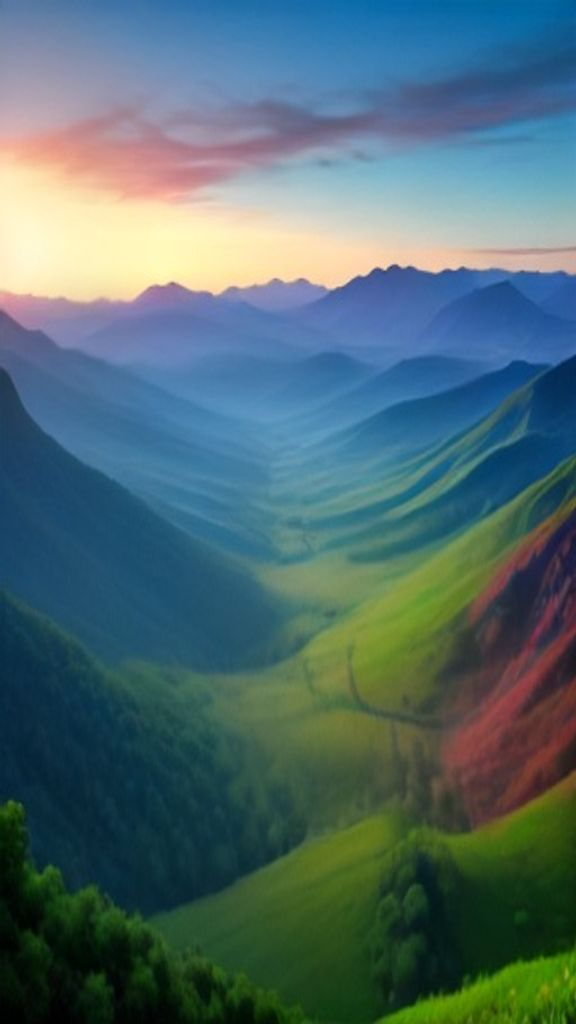
#> input picture autopilot_us/assets/bg1.jpg, 576 x 1024 px
$ python -i main_us.py   (imports and definitions only)
#> lines starting #> are read from the running program, lines starting #| are printed output that depends on the picture
# -*- coding: utf-8 -*-
"""
Rise Daily - headless US motivation Short generator + YouTube uploader.
Runs in GitHub Actions on a cron (5x/day): builds a fresh cinematic motivation
Short (AI image + Ken Burns zoom + deep US narrator voice + animated quote text
+ channel watermark) and uploads it to the USA YouTube channel. No device needed.

Env: YT_REFRESH_TOKEN_US (required)  YT_PRIVACY (default 'public')
"""
import io, os, re, sys, json, subprocess, asyncio, time, random, shutil, urllib.request, threading

HERE = os.path.dirname(os.path.abspath(__file__))
# [1 line not run here, left out]
ASSETS = os.path.join(HERE, "assets")
FONT = os.path.join(ASSETS, "Anton-Regular.ttf")
LOGO = os.path.join(ASSETS, "logo.png")
W, H = 1080, 1920   # full HD vertical
VOICE = "en-US-AndrewMultilingualNeural"   # warm, natural US narrator (v2 neural - reads, not recites)
# Fallbacks for the 403s: the same v2 neural tier, so a line spoken by
# the second voice does not sound like a different channel.
VOICES = [VOICE, "en-US-BrianMultilingualNeural",
          "en-US-AndrewMultilingualNeural", "en-US-EmmaMultilingualNeural"]

# [1 line not run here, left out]

CHANNEL_KEY = "us"

# ---------------- winner-loop: bias topic selection toward what is working ----------------
# One line at the end of every description. These videos reach exactly the
# people this app is for, and telling them costs nothing.
PROMO = ("\n---\n"
         "Made with Faru AI OS: type an idea, get a finished video with "
         "voice, captions and music, and post it to YouTube automatically.\n"
         "Try it free for 2 days: https://faru-pwa.vercel.app\n")


# Titles that tell the viewer something they believe is wrong. Measured on her
# own channels: the videos whose titles carry one of these outperform the rest
# by a wide margin - "Sharks Existed Before Trees" took 732 views while
# "Penguins Can Drink Saltwater", published the same way, took none.
COLLISION = (
    " older than", " younger than", " before ", " until ", " longer than",
    " bigger than", " smaller than", " closer than", " faster than",
    " more than", " outlived", " survived ", " still ",
    " originally ", " actually ", " really ", " never ",
    " isn't", " is not", " wasn't", " was not", " didn't", " did not",
    " can't", " cannot", " won't", " no one ", " nobody ",
    # The contractions below were missing, so titles that plainly overturn an
    # assumption - "Fortune Cookies Aren't Chinese", "Carrots Weren't Always
    # Orange" - were being sorted as ordinary. Adding them keeps the rule at
    # 9/9 against the channel's real winners and losers.
    " aren't", " are not", " weren't", " were not", " don't", " do not",
    " doesn't", " does not", " hasn't", " haven't", " couldn't", " wouldn't",
)
# Deliberately NOT included: "was once", "always", "only". They would catch more
# titles, but they also mark "Napoleon Was Once Attacked by Rabbits" - a real 0
# view video - as a winner, dropping the rule to 8/9. A looser rule that is wrong
# more often is worse than a tighter one that is right.


# [8 lines left out: function overturns_assumption, not called in this run]


# The measured formula for this channel - see tools/formula.py. Optional on
# purpose: a posting run must never fail because a ranking helper moved.
try:
    sys.path.insert(0, os.path.join(HERE, "..", "tools"))
    import formula as _formula
except Exception as _e:
    _formula = None
    print("formula ranking unavailable (%s) - falling back to length only"
          % str(_e)[:60], flush=True)


try:
    sys.path.insert(0, os.path.join(HERE, "..", "growth"))
    import hooks as _hooks
except Exception:
    _hooks = None


def learned_weights():
    """What the growth loop measured: subjects to play first, and to hold back.

    Written daily by growth/apply.py from the diagnosis of every video on this
    channel. Missing file means the loop has not run yet, and the rotation
    falls back to the hand-written formula alone.
    """
    p = os.path.join(HERE, "..", "analytics", "weights_%s.json" % CHANNEL_KEY)
    try:
        w = json.load(open(p, encoding="utf-8"))
    except Exception:
        return {"prefer": set(), "avoid": set(), "length": [], "shapes": [],
                "recovery": False}
    return {"prefer": set(t.lower() for t in w.get("prefer_tags") or []),
            "avoid": set(t.lower() for t in w.get("avoid_tags") or []),
            "length": list(w.get("prefer_length") or []),
            # playbook.py has classified title shapes for weeks and apply.py
            # has written them here; until now nothing read them.
            "shapes": [s for s in (w.get("prefer_title_shapes") or [])
                       if s != "plain"],
            "recovery": bool(w.get("recovery_mode"))}


def biased_bank():
    """Order the rotation by what actually performs.

    Shape first - does the title overturn an assumption - then the winning tags
    analytics found. Everything still cycles exactly once before anything
    repeats; this only changes what comes first.
    """
    try:
        wf = os.path.join(HERE, "..", "analytics", "winners_%s.json" % CHANNEL_KEY)
        wt = set(t.lower() for t in json.load(open(wf, encoding="utf-8"))["tags"])
    except Exception:
        wt = set()

    def spoken_words(d):
        return sum(len(p.replace(chr(10), " ").split()) for p in d.get("phrases", []))

    # Words too common to mean anything when a title and a search query share
    # them. Without this "your" alone matches most of FaRu Fact's bank.
    _DEMAND_STOP = set((
        "the a an is are was were do does did of in on to for your you my it "
        "that this what why how much and or as at be been can could not no").split())

    def _demand_queries():
        """What people actually typed, from tools/demand.py.

        Only where it measured positive. On Rise it measured backwards - nobody
        searches YouTube for motivation - and ordering by it there would cost
        views rather than find them.
        """
        if CHANNEL_KEY == "us":
            return []
        p = os.path.join(HERE, "..", "analytics", "demand_%s.json" % CHANNEL_KEY)
        try:
            qs = json.load(open(p, encoding="utf-8"))["queries"]
        except Exception:
            return []
        out = []
        for q in qs:
            w = set(x for x in re.sub(r"[^a-z0-9 ]", " ", q["query"].lower()).split()
                    if x not in _DEMAND_STOP and len(x) > 2)
            if w:
                out.append(w)
        return out

    _DEMAND = _demand_queries()
    if _DEMAND:
        print("demand: %d measured searches ordering the rotation" % len(_DEMAND),
              flush=True)

    # [19 lines left out: function demand_fit, not called in this run]

    _QUESTION = re.compile(
        r"^(why|how|what|do|does|did|can|is|are|when|where|which|should|will)\b",
        re.I)

    # [18 lines left out: function _shapes, not called in this run]

    _WANT_SHAPES = set(_WEIGHTS["shapes"])
    if _WANT_SHAPES:
        print("measured: title shapes played first - %s"
              % ", ".join(sorted(_WANT_SHAPES)), flush=True)

    # [99 lines left out: functions shape_fit, question_fit, length_fit, rank, not called in this run]

    out = sorted(BANK, key=rank)
    shaped = sum(1 for d in BANK if overturns_assumption(d))
    print("rotation: %d/%d scripts overturn an assumption, played first"
          % (shaped, len(BANK)), flush=True)
    if wt:
        print("winner-loop: %d winning tags applied as the tie-break" % len(wt), flush=True)
    return out

_WEIGHTS = learned_weights()
# [6 lines not run here, left out]
# --- the click rule, measured before the rotation needs it ---
# These lived beside worth_publishing, a thousand lines below the
# rotation. The rotation now sorts on the rule, so it has to know
# the answer before it sorts.
try:
    sys.path.insert(0, os.path.join(HERE, "..", "growth"))
    import triggers as _triggers
except Exception:
    _triggers = None

# A gate that blocks most of the bank has stopped separating good from bad and
# started disagreeing with the channel. Measured here rather than assumed,
# because on 1 October a gate left 573 scripts unpublished, cleared none of
# them, and the channels put out six Shorts in ten days.
#
# History is the case this was written for: 94% of its bank fails the VIEW
# rule, which wants a number, a comparison, a correction or "you" in the
# title. "Ancient Romans Used Lead Pipes for Drinking Water" has none of those
# and took 1,043 views. Where the disagreement is that wide the rule becomes
# advisory - biased_bank() still ranks by it through hooks and fit, so the
# titles that do earn a click still go first.
GATE_BLOCK_LIMIT = 0.60
_VIEW_IS_ADVISORY = False


def _measure_gate():
    global _VIEW_IS_ADVISORY
    if _triggers is None or not BANK:
        return
    try:
        blocked = sum(1 for d in BANK if _triggers.blocked(d))
    except Exception as e:
        print("gate self-check failed (%s) - leaving it enforcing" % str(e)[:70],
              flush=True)
        return
    share = blocked / float(len(BANK))
    if share > GATE_BLOCK_LIMIT:
        _VIEW_IS_ADVISORY = True
        print("gate: the click rule blocks %.0f%% of this bank (%d of %d) - too "
              "much to be separating good from bad here, so it ranks instead of "
              "blocking" % (share * 100, blocked, len(BANK)), flush=True)
    else:
        print("gate: the click rule blocks %.0f%% of this bank - enforcing"
              % (share * 100), flush=True)


# [1 line that did not run here, left out]


# [1 line that did not run here, left out]

# Rotation origin: the day the non-repeating rotation was introduced.
# Do not change this - moving it re-runs scripts the channel has already posted.
ROTATION_ORIGIN = 1787961600   # 2026-08-29 00:00 UTC


# [33 lines left out: functions next_index, run, dur, not called in this run]

# ---------------- 1. narration (edge-tts) ----------------
# [3 lines not run here, left out]

try:
    sys.path.insert(0, os.path.join(HERE, "..", "tools"))
    import localvoice as _localvoice
except Exception:
    _localvoice = None


# [55 lines left out: functions make_voices, make_music, not called in this run]

# ---------------- 2. background image (Pollinations, with bundled fallback) ----------------
STYLE_SUFFIX = ", photorealistic, cinematic photography, sharp focus, highly detailed, professional lighting, 8k"

# [23 lines left out: function get_image, not called in this run]


SHOT_ANGLES = ["cinematic wide establishing shot", "dramatic close up detail shot",
               "epic aerial view", "macro detail shot, shallow depth of field",
               "dynamic low angle shot", "atmospheric medium shot"]

MAX_IMAGES = 6   # more than this just slows the run down; images are reused instead

IMG_TIMEOUT = 90    # a 1080x1920 generation measured ~45s; 25 was not enough and
                    # almost every image was quietly falling back to a stock one
IMG_TRIES = 2
GIVE_UP_AFTER = 2   # consecutive refusals before we stop asking and use photos
VISUALS_URL = "https://faru-pwa.vercel.app/api/visuals"
OWNER_EMAIL = "lovetocode2010@gmail.com"


# [123 lines left out: functions _download, _generated, _photos, get_images, fit_lines, not called in this run]

# ---------------- 3. compose (ffmpeg) ----------------

# Silence after a caption. 0.55s on every line meant almost four seconds of dead
# air in a thirty second video, which is where a Short loses people. Interior
# lines get just enough to breathe; the last one keeps a real tail so the ending
# does not feel cut off.
def tail(i, n):
    return 0.50 if i == n - 1 else 0.14


# [131 lines left out: functions compose, _open, not called in this run]

def yt_access_token(refresh=None):
    data = json.dumps({"refresh_token": (refresh or os.environ["YT_REFRESH_TOKEN_US"]).strip()}).encode()
    req = urllib.request.Request("https://faru-pwa.vercel.app/api/yt-token", data=data,
                                 headers={"Content-Type": "application/json"})
    with _open(req) as r:
        j = json.loads(r.read())
    if not j.get("access_token"):
        raise RuntimeError("no access_token in response: " + str(j)[:200])
    return j["access_token"]

LAST_CAPTIONS = ([], [])     # the words and measured lengths of the last render


# [112 lines left out: functions _srt_time, build_srt, ask_on_upload, upload_captions, yt_upload, not called in this run]

import urllib.parse  # noqa (used in get_image)

CTAS = ["Save this and share it with someone who needs it today.",
        "Tag someone who needs to hear this. 💪",
        "Follow for your daily dose of motivation.",
        "Subscribe — your future self will thank you.",
        "Which line hit hardest? Comment below. 🔥"]
MOTIV_TAGS = ["motivation", "motivational", "mindset", "discipline", "success",
              "selfimprovement", "inspiration", "quotes", "shorts", "viral", "hardwork", "grind"]

HOOKS = ["Watch till the end. \U0001f525", "Save this. You'll need it.", "This is your sign.",
         "Stop scrolling. Read this.", "You needed to hear this today."]


# One closing line, spoken and on screen, rotated so a returning viewer does not
# hear the same words every time.
ENDERS = [
    "Which one hit hardest?",
    "Comment the one you needed today.",
    "Say it back to yourself once.",
    "Send this to the friend who quit.",
    "Tell me what you are working on.",
    "Who told you this was too late?",
    "Send this to someone starting over.",
    "What did you stop for no reason?",
    "Name the thing you keep putting off.",
    "Send this to the one who needs it.",
    "Agree, or is that too simple?",
    "What would you do with one free hour?",
]

# [23 lines left out: functions featured_long, featured_line, not called in this run]


LINE_MAX = 34      # the caption renderer's width per line


# [64 lines left out: functions _clean_title, _wrap, ask_arm, record_arm, next_up_captions, not called in this run]


FIRST_FRAME = (", bright high contrast lighting, the subject unmistakable at a "
               "glance, vivid, sharp")

# ---------------- real photographs (Wikimedia Commons) ----------------
COMMONS = "https://commons.wikimedia.org/w/api.php"
FREE_LICENCE = ("public domain", "pd-", "cc0", "no restrictions")
CREDIT_LICENCE = ("cc by", "cc-by")
PHOTO_CREDITS = []       # [(file, licence, photographer)] for the description
_PHOTO_CACHE = {}


def _clean(s):
    return re.sub(r"<[^>]+>", "", s or "").strip()


# [249 lines left out: functions real_photo, _too_dark, _fetch_photo, photo_credit_lines, get_shot_images, keep_for_other_platforms and 1 more, not called in this run]


def published_titles():
    """Every title already on the channel, straight from YouTube.

    Authoritative, unlike a counter: the bank is re-sorted and appended to
    between runs, so a position means nothing across days.
    """
    try:
        tok = yt_access_token()

        # [4 lines left out: function api, not called in this run]

        ch = api("https://www.googleapis.com/youtube/v3/channels"
                 "?part=contentDetails&mine=true")
        if not ch.get("items"):
            return None
        uploads = ch["items"][0]["contentDetails"]["relatedPlaylists"]["uploads"]

        ids, page = [], None
        while True:
            u = ("https://www.googleapis.com/youtube/v3/playlistItems"
                 "?part=contentDetails&maxResults=50&playlistId=" + uploads)
            if page:
                u += "&pageToken=" + page
            j = api(u)
            ids += [it["contentDetails"]["videoId"] for it in j.get("items", [])]
            page = j.get("nextPageToken")
            if not page:
                break

        seen = set()
        for k in range(0, len(ids), 50):
            j = api("https://www.googleapis.com/youtube/v3/videos?part=snippet&id="
                    + ",".join(ids[k:k + 50]))
            for v in j.get("items", []):
                seen.add(norm_title(v["snippet"]["title"]))
        return seen
    except Exception as e:
        print("could not read published titles (%s)" % str(e)[:90], flush=True)
        return None


def norm_title(t):
    return " ".join((t or "").lower().split())


LEDGER = os.path.join(HERE, "published_%s.json" % CHANNEL_KEY)


def read_ledger():
    """Titles this channel has published, recorded locally.

    Costs no quota and works when the API does not - which matters, because the
    daily allowance is shared by all three channels and the repair jobs. The one
    time it ran out, the picker fell back to a counter and published "Mount
    Everest Isn't Earth's Highest Point!" for the second time.
    """
    try:
        with io.open(LEDGER, encoding="utf-8") as f:
            # Normalise on read. A hand-seeded ledger written with the original
            # casing matched nothing and reported "668 of 668 never published",
            # which would have let a repeat through.
            return set(norm_title(t) for t in json.load(f))
    except Exception:
        return set()


# [12 lines left out: function append_ledger, not called in this run]


# A script only goes out if it could actually hold someone. Measured on the
# banks as they stood: all 1,916 scripts ran about ten seconds and recited a
# definition - "Taste buds get basic tastes. Complex flavors are from smell." -
# which is exactly the video Fatema pointed at and said nobody would share.
# Publishing more of those costs the channel twice: no one watches, and it is
# the shape YouTube's inauthentic-content policy targets.
# 30 seconds is the floor Fatema set, and at the narration rate of about 2.6
# words a second that is 78 spoken words. Nothing shorter goes out, whatever
# else is true about it.
# Measured at 2.0 words a second across 341 published Shorts, so this is
# really a 39-second floor. It stays where it is on the two channels that are
# not hurt by it; Rise's band above overrides it from the measured side.
MIN_SPOKEN_WORDS = 78      # ~39 seconds, measured
MIN_CAPTIONS = 10


# [56 lines left out: functions measured_floor, worth_publishing, not called in this run]


_DUP_STOP = set(("the a an is are was were of in on to for and or not it its this that "
                 "with you your has have had can could than then more most actually "
                 "really just ago years year").split())
NEAR_DUP = 0.60


# [38 lines left out: functions _subject, near_duplicate, not called in this run]


class Picker:
    """Hands out the next script that has not been published yet."""

    def __init__(self):
        remote = published_titles()
        local = read_ledger()
        self.taken = set()
        self.tier = 0                # 0 = every gate; raised only when nothing passes
        self.published = []          # handed out this run, for the ledger
        self._taken_subjects = []    # subjects chosen this run
        self._seen_subjects = None   # built lazily from self.seen

        if remote is None and not local:
            # No way to know what has gone out. Skipping a slot is recoverable;
            # a duplicate is the thing YouTube penalised these channels for.
            self.seen = None
            print("cannot determine what has been published and there is no "
                  "ledger yet - skipping rather than risking a repeat", flush=True)
            return

        # YouTube is authoritative when reachable. The ledger fills the gap, and
        # also remembers scripts used on videos that have since been deleted.
        self.seen = (remote or set()) | local

        # Heal the ledger whenever the API answers. It only ever recorded what
        # this machine published since the ledger was added, so on 11 September
        # it was missing 57 of Rise's published titles and 65 of History's -
        # and runs that same week logged "ledger only (API unavailable)". On
        # such a run every one of those would have looked new and gone out
        # again, which is precisely how Everest was published twice. Writing
        # YouTube's full list back each time it is readable closes the gap.
        if remote is not None and (remote - local):
            append_ledger(remote - local)
        src = "youtube + ledger" if remote is not None else "ledger only (API unavailable)"
        left = sum(1 for d in BANK_ORDERED if norm_title(d["title"]) not in self.seen)
        print("%d of %d scripts never published  [%s]"
              % (left, len(BANK_ORDERED), src), flush=True)

    # [5 lines left out: function _subjects, not called in this run]

    def take(self, i):
        if self.seen is None:
            raise RuntimeError("cannot verify what has already been published")
        for pos, d in enumerate(BANK_ORDERED):
            key = norm_title(d["title"])
            if key in self.seen or key in self.taken:
                continue
            if not worth_publishing(d, self.tier):
                continue
            # The same fact under another title - "Ancient Romans Used Concrete
            # That Heals Itself" after "Ancient Roman Concrete Can Heal Itself"
            # had already gone out. Checked against this run's picks too. This
            # one is never relaxed: a duplicate is the only failure the next
            # upload cannot make up for.
            if near_duplicate(d["title"], self._subjects()):
                continue
            self.taken.add(key)
            self.published.append(key)
            self._taken_subjects.append(_subject(d["title"]))
            return pos
        # Nothing left that is worth publishing. Posting a ten second recital of
        # a textbook definition is what the channels have been doing, and it is
        # both unshareable and the exact shape YouTube's inauthentic-content
        # policy penalises. Publishing nothing today is the better outcome.
        # Nothing at this tier. Relax one gate and look again rather than
        # publishing nothing: an empty schedule is what actually cost the
        # channels their reach in late September.
        if self.tier < 2:
            self.tier += 1
            print("  nothing clears tier %d - falling back to tier %d (%s)"
                  % (self.tier - 1, self.tier,
                     "without the trigger gate" if self.tier == 1
                     else "without the length floor"), flush=True)
            return self.take(i)
        raise RuntimeError("no unpublished script left at all - the generator "
                           "needs to catch up before posting again")

    # [52 lines left out: functions peek, main, not called in this run]

# [2 lines not run here, left out]

>>> import cv2
>>> picture = cv2.imread('assets/bg1.jpg', cv2.IMREAD_GRAYSCALE)
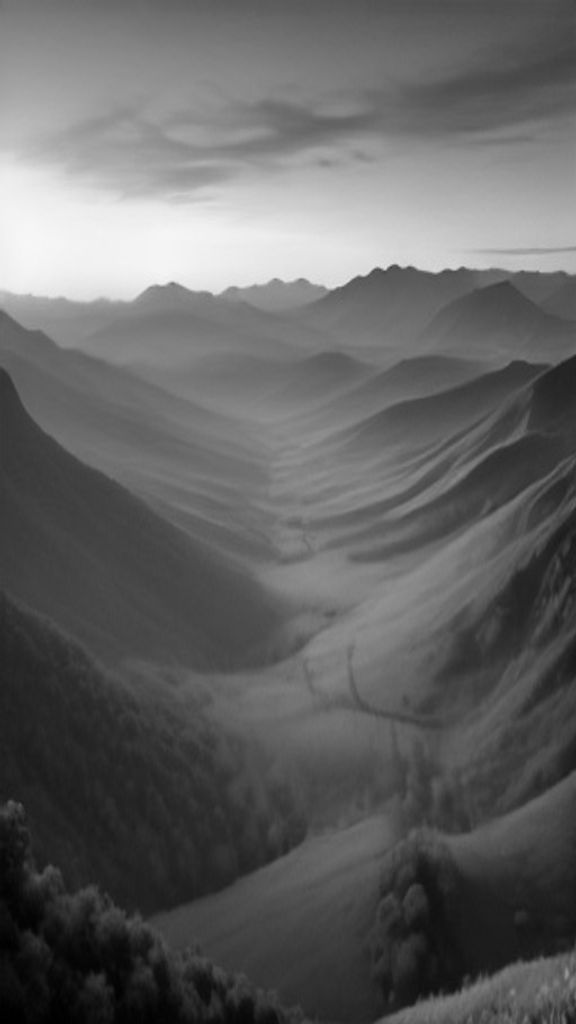
#> picture: shape (1024, 576); min 0, max 247, mean 99.1
#> (the run stopped early here; a loop or call above may not have finished)
